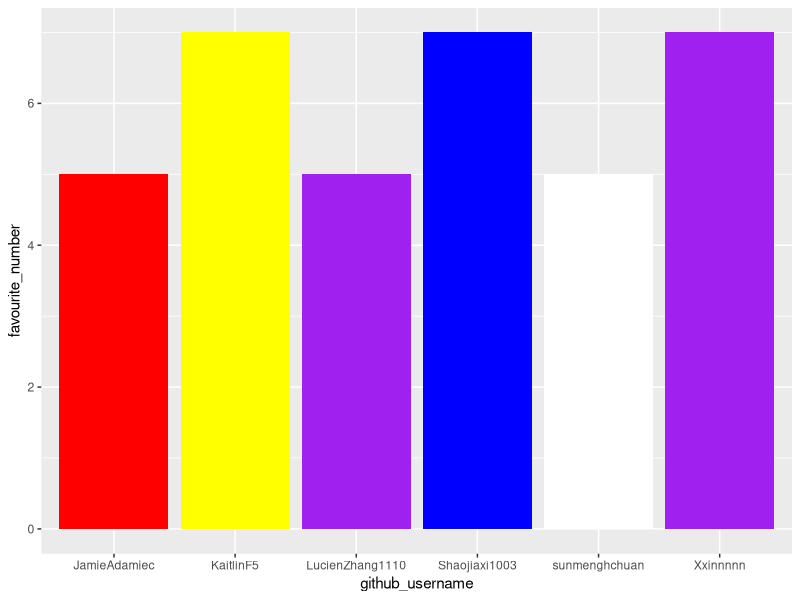
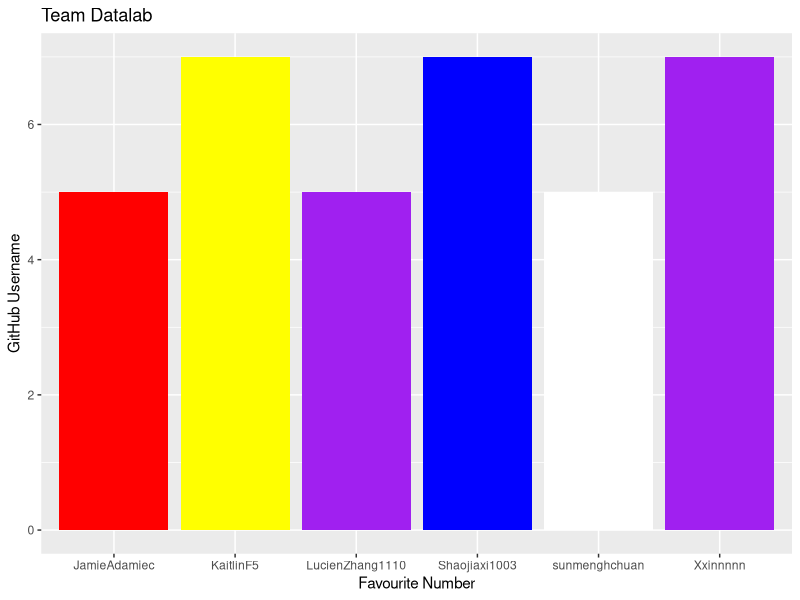
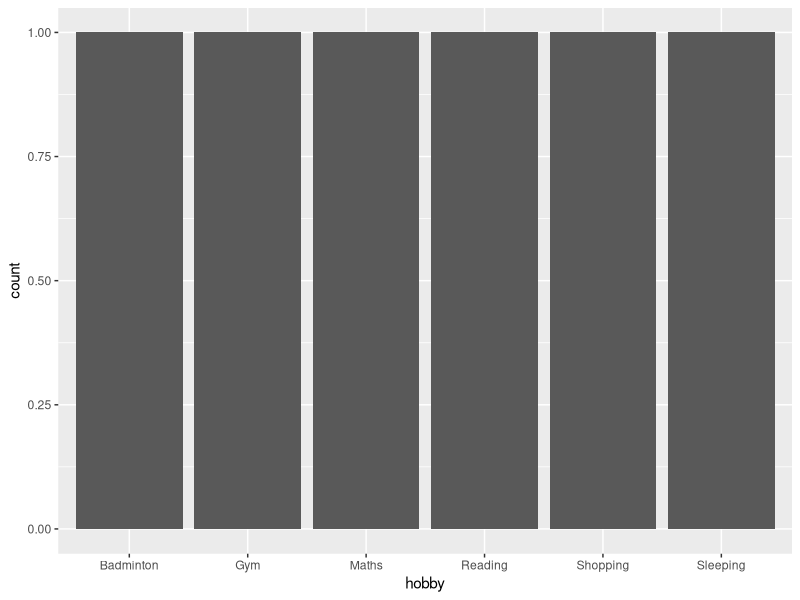

Write R code to recreate these figures, in order.
## ---- chunk 1
library(tidyverse) 
## ---- chunk 2
team_data <- tibble(
  name = c("Kaitlin", "Isabel", "Charlotte", 
           "Jamie", "Alfredo","Lucien"),
  github_username = c("KaitlinF5", "Shaojiaxi1003", "Xxinnnnn", 
                      "JamieAdamiec", "sunmenghchuan", "LucienZhang1110"), 
  colour = c("Yellow", "Blue", "Purple", 
             "Red", "White", "Purple"),
  hobby = c("Maths", "Sleeping", "Shopping", 
            "Gym", "Badminton","Reading"),
  favourite_number = c(7, 7, 7, 5, 5,5)
  )

team_data
## ---- chunk 3
p1 <- ggplot(data = team_data, 
             mapping = aes(x = github_username, 
                           y = favourite_number,
                           fill = colour), 
             ) +
   geom_col() +
   scale_fill_identity()
p1
## ---- chunk 4
p1 + labs(x = "Favourite Number", 
          y = "GitHub Username",
          title = "Team Datalab")
## ---- chunk 5
p2 <- ggplot(team_data, aes(x = hobby)) +
  geom_bar()
p2
